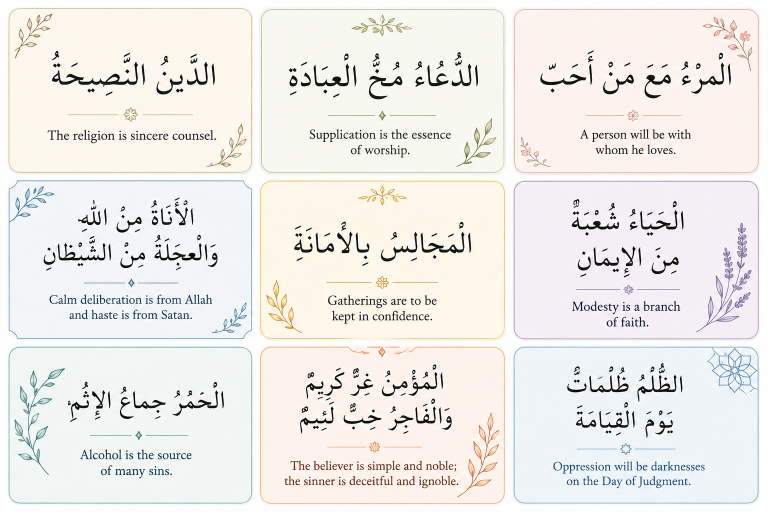
#> input picture image2.png, 1536 x 1024 px (shown at 1/2 size)
$ python prepare_assets.py
#> lines starting #> are read from the running program, lines starting #| are printed output that depends on the picture
#!/usr/bin/env python3
"""Extract print overlays from mockup PNGs.

Each overlay keeps borders and botanical artwork but makes the text
regions transparent so real hadith copy sits on a solid background.
"""

from __future__ import annotations

from pathlib import Path

import yaml
from PIL import Image

ROOT = Path(__file__).resolve().parents[1]
OVERLAYS = ROOT / "assets" / "overlays"
THEMES = ROOT / "assets" / "themes.yaml"

IMAGE2_IDS = [
    "cream",
    "mint",
    "blush",
    "sky",
    "wheat",
    "lavender",
    "teal",
    "peach",
    "slate",
]


def text_bands(cell: Image.Image) -> list[tuple[float, float]]:
    w, h = cell.size
    rows: list[int] = []
    for y in range(h):
        dark = sum(
            1
            for x in range(int(w * 0.12), int(w * 0.88))
            if sum(cell.getpixel((x, y))[:3]) < 420
        )
        rows.append(dark)

    bands: list[tuple[int, int]] = []
    in_band = False
    start = 0
    y0, y1 = int(h * 0.12), int(h * 0.93)
    for y in range(y0, y1):
        if rows[y] > w * 0.06:
            if not in_band:
                start = y
                in_band = True
        elif in_band:
            bands.append((start, y))
            in_band = False
    if in_band:
        bands.append((start, y1))
    return [(a / h, b / h) for a, b in bands]


def detect_zones(cell: Image.Image) -> dict[str, tuple[float, float, float, float]]:
    bands = text_bands(cell)
    upper = [b for b in bands if b[1] <= 0.66]
    lower = [b for b in bands if b[0] >= 0.66]

    if not upper or not lower:
        return {
            "arabic": (0.08, 0.34, 0.92, 0.58),
            "english": (0.08, 0.72, 0.92, 0.86),
        }

    ar_top = max(0.10, min(b[0] for b in upper) - 0.055)
    ar_bot = min(0.66, max(b[1] for b in upper) + 0.025)
    en_top = max(0.66, min(b[0] for b in lower) - 0.015)
    en_bot = min(0.92, max(b[1] for b in lower) + 0.025)

    return {
        "arabic": (0.08, ar_top, 0.92, ar_bot),
        "english": (0.08, en_top, 0.92, en_bot),
    }


def sample_bg(cell: Image.Image) -> str:
    w, h = cell.size
    pixels = []
    for x in range(int(w * 0.2), int(w * 0.8), 4):
        for y in (int(h * 0.3), int(h * 0.5), int(h * 0.7)):
            pixels.append(cell.getpixel((x, y))[:3])
    rs = sorted(p[0] for p in pixels)
    gs = sorted(p[1] for p in pixels)
    bs = sorted(p[2] for p in pixels)
    m = len(rs) // 2
    return f"#{rs[m]:02x}{gs[m]:02x}{bs[m]:02x}"


def make_overlay(cell: Image.Image, zones: dict) -> Image.Image:
    im = cell.convert("RGBA")
    px = im.load()
    w, h = im.size
    ar = zones["arabic"]
    en = zones["english"]

    def clear_rect(box: tuple[float, float, float, float]) -> None:
        x0 = int(w * box[0])
        y0 = int(h * box[1])
        x1 = int(w * box[2])
        y1 = int(h * box[3])
        for y in range(y0, y1):
            for x in range(x0, x1):
                r, g, b, _ = px[x, y]
                px[x, y] = (r, g, b, 0)

    clear_rect(ar)
    clear_rect(en)
    clear_rect((ar[0], ar[3], ar[2], en[1]))  # gap / divider

    # Remove stray mockup glyphs in the text column
    for y in range(int(h * 0.10), int(h * 0.92)):
        for x in range(int(w * 0.10), int(w * 0.90)):
            r, g, b, a = px[x, y]
            if a and r + g + b < 520:
                px[x, y] = (r, g, b, 0)

    return im


def process_cell(cell: Image.Image, theme_id: str) -> dict:
    zones = detect_zones(cell)
    overlay = make_overlay(cell, zones)
    fname = f"{theme_id}.png"
    overlay.save(OVERLAYS / fname, optimize=True)
    return {
        "id": theme_id,
        "overlay": fname,
        "bg": sample_bg(cell),
        "zones": {
            "arabic": list(zones["arabic"]),
            "english": list(zones["english"]),
        },
    }


def from_image2() -> list[dict]:
    src = Image.open(ROOT / "image2.png").convert("RGB")
    gw, gh = src.size
    cw, ch = gw // 3, gh // 3
    themes = []
    for i, theme_id in enumerate(IMAGE2_IDS):
        r, c = divmod(i, 3)
        cell = src.crop((c * cw, r * ch, (c + 1) * cw, (r + 1) * ch))
        themes.append(process_cell(cell, theme_id))
    return themes


def from_master() -> dict:
    src = Image.open(ROOT / "image.png").convert("RGB")
    w, h = src.size
    card = src.crop((118, 118, w - 118, h - 118))
    return process_cell(card, "master")


def main() -> None:
    OVERLAYS.mkdir(parents=True, exist_ok=True)
    themes = from_image2()
#> in from_image2, src is the input picture: PIL image 1536x1024 RGB; mean R, G, B 238, 235.6, 232.3
#> the loop in from_image2, `for i, theme_id in enumerate(IMAGE2_IDS):` made 9 passes
#> pass 1, in from_image2, `cell = src.crop((c * cw, r * ch, (c + 1) * cw, (r + 1) * ch))`:
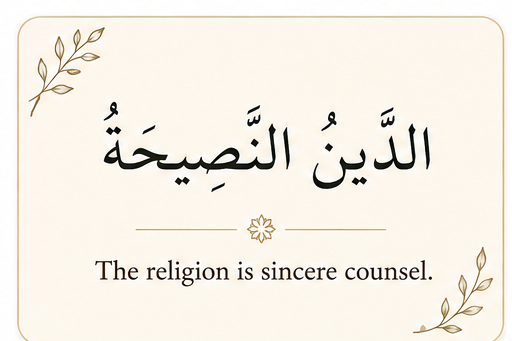
#> cell: PIL image 512x341 RGB; mean R, G, B 244.5, 239.2, 229.9
#> pass 1, in process_cell, `overlay = make_overlay(cell, zones)`:
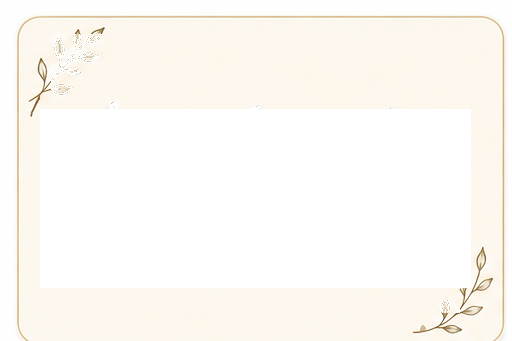
#> overlay: PIL image 512x341 RGBA; mean R, G, B, A 244.5, 239.2, 229.9, 141.5; transparent parts drawn white
#> pass 2, in from_image2, `cell = src.crop((c * cw, r * ch, (c + 1) * cw, (r + 1) * ch))`:
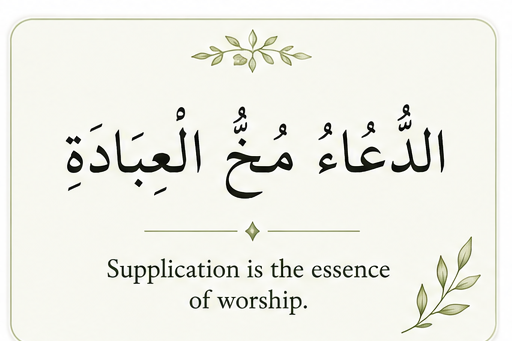
#> cell: PIL image 512x341 RGB; mean R, G, B 237.9, 238.3, 230.8
#> after the loop in from_image2, `for i, theme_id in enumerate(IMAGE2_IDS):`:
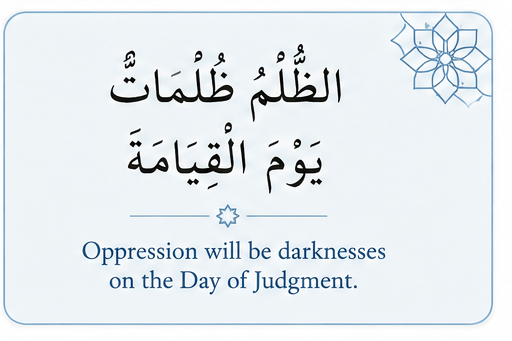
#> cell: PIL image 512x341 RGB; mean R, G, B 229.1, 235.4, 239.4
#> after the loop in from_image2, `for i, theme_id in enumerate(IMAGE2_IDS):`: themes = 9 items
#> themes = 9 items
    themes.append(from_master())
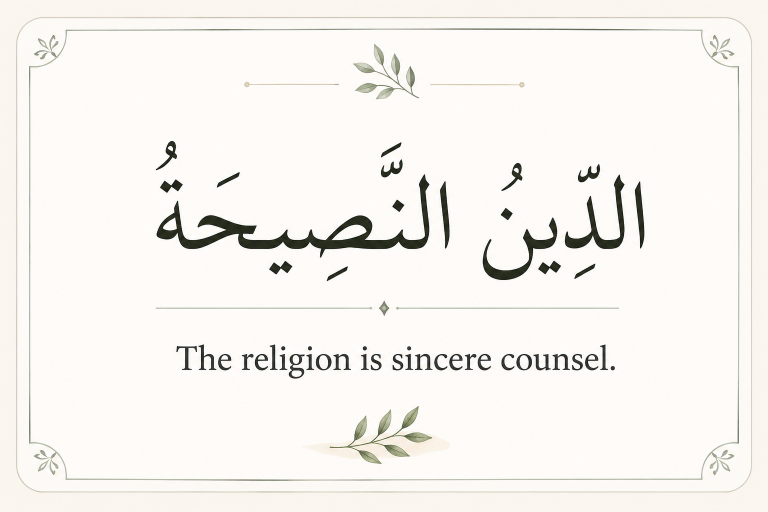
#> input picture image.png, 1536 x 1024 px (shown at 1/2 size)
#> in from_master, src is the input picture: PIL image 1536x1024 RGB; mean R, G, B 245.4, 243, 238.8
#> in from_master, `card = src.crop((118, 118, w - 118, h - 118))`:
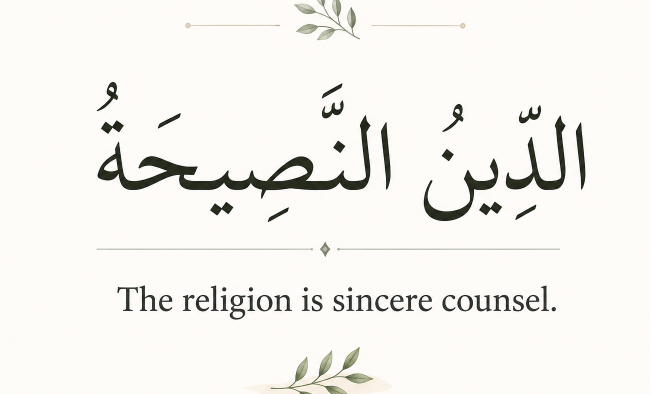
#> card: PIL image 1300x788 RGB (shown at 1/2 size); mean R, G, B 243.6, 241.4, 237.7
#> in process_cell (call 10), `zones = detect_zones(cell)`: zones = {'arabic': (0.08, 0.241, 0.92, 0.577), 'english': (0.08, 0.715, 0.92, 0.816)}
#> in process_cell (call 10), `overlay = make_overlay(cell, zones)`:
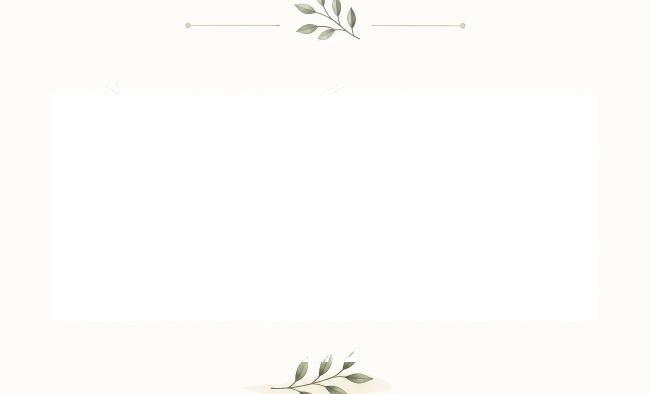
#> overlay: PIL image 1300x788 RGBA (shown at 1/2 size); mean R, G, B, A 243.6, 241.4, 237.7, 131.5; transparent parts drawn white
    THEMES.write_text(yaml.dump(themes, sort_keys=False, allow_unicode=True), encoding="utf-8")
    print(f"Prepared {len(themes)} overlays → {OVERLAYS}")
#| Prepared 10 overlays → assets/overlays


if __name__ == "__main__":
    main()
